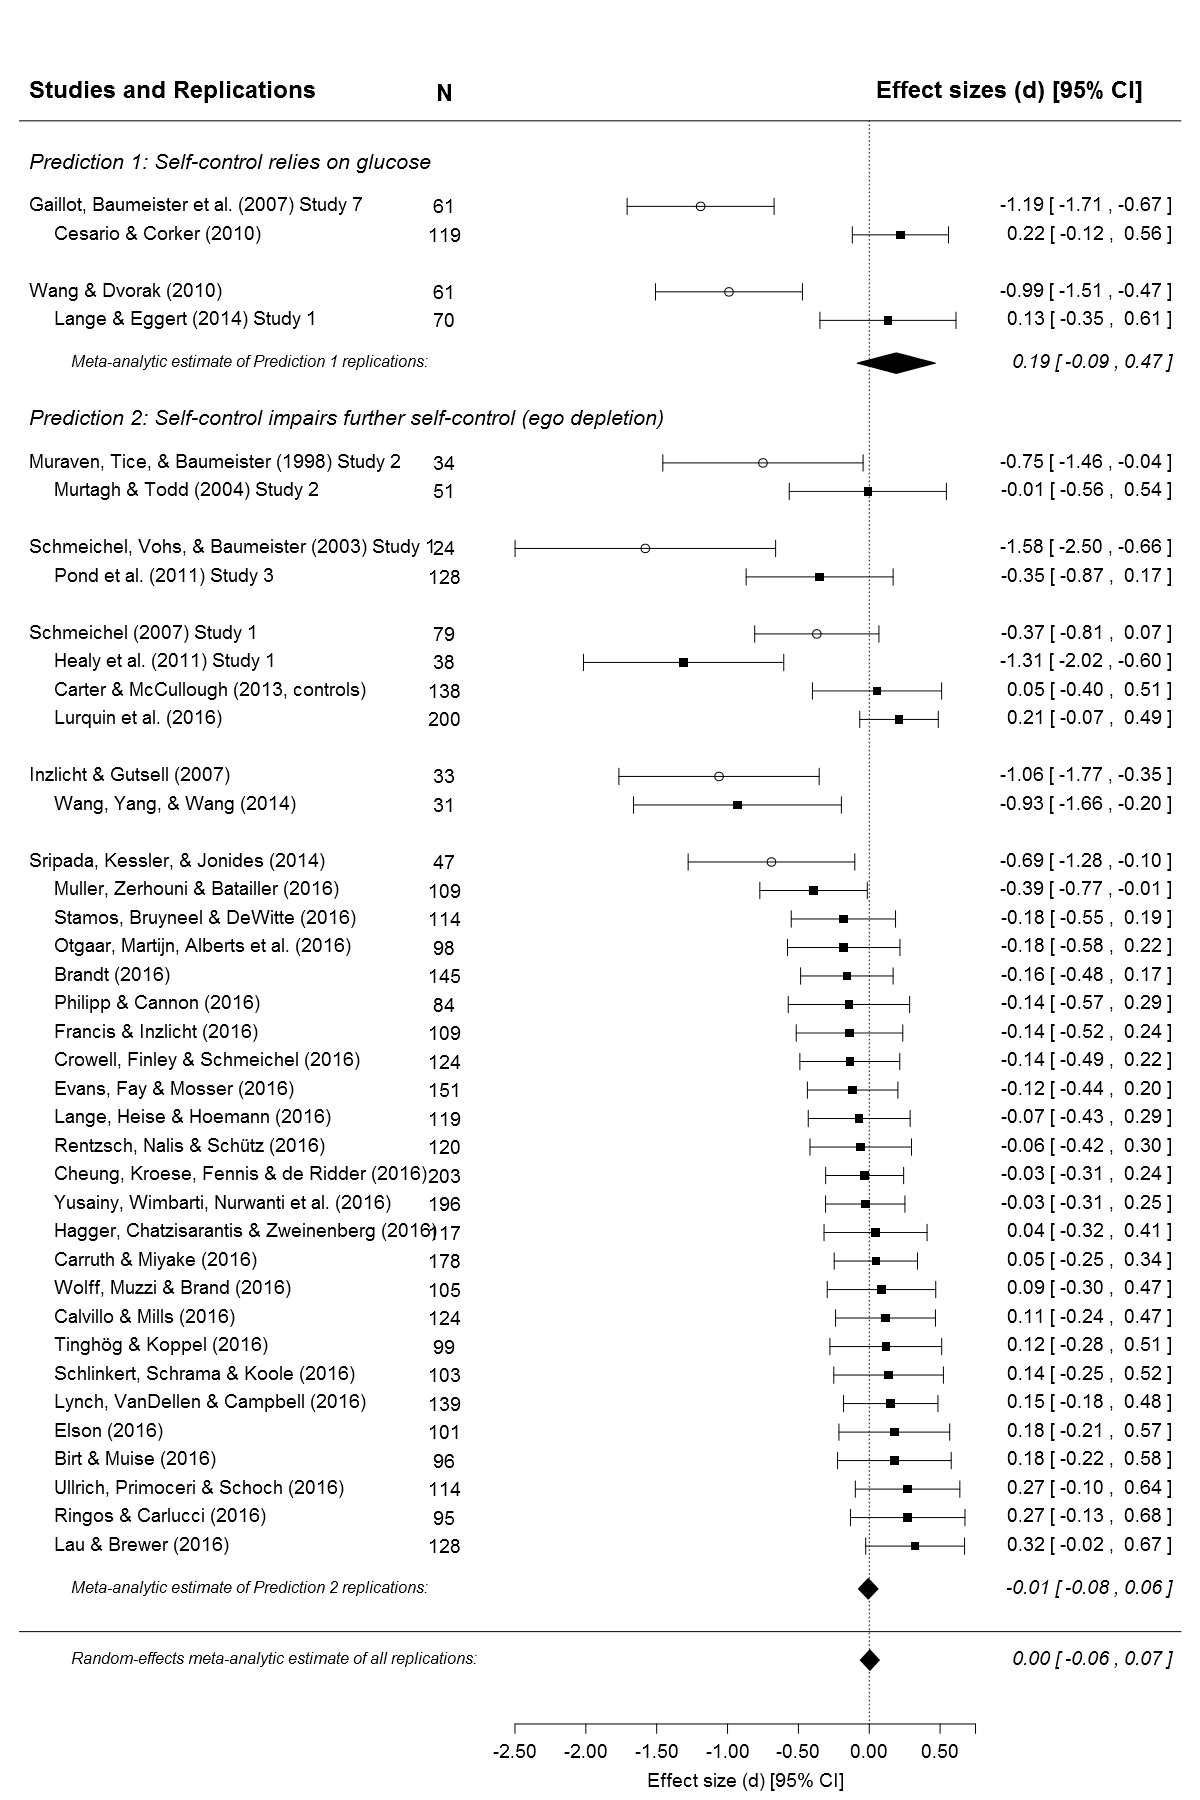

R code for this plot:
library(metafor)
library(plotrix) #for ablineclip function
library(compute.es)

#effect size calculations
gaillotetal2007study7 <- fes(5.04,31,30)
d.gaillotetal2007study7 = gaillotetal2007study7$d
v.gaillotetal2007study7 = gaillotetal2007study7$var.d
cesario.corker2010 <- fes(.122,60,59)
d.cesario.corker2010 = cesario.corker2010$d
v.cesario.corker2010 = cesario.corker2010$var.d
wang.dvorak2010 <- fes(15.61, 31,30)
d.wang.dvorak2010 = wang.dvorak2010$d
v.wang.dvorak2010 = wang.dvorak2010$var.d
lange.eggert2014study1 <- fes(1.12, 35,35)
d.lange.eggert2014study1 = lange.eggert2014study1$d
v.lange.eggert2014study1 = lange.eggert2014study1$var.d  #update ES calc for these 4 studies

schmeicheletal2003study1 <- tes(3.87, 12, 12) #total # correct
d.schmeicheletal2003study1 = schmeicheletal2003study1$d
v.schmeicheletal2003study1 = schmeicheletal2003study1$var.d
d.pondetal2011study3 = .35 #from g=.35 from Carter et al.'s (2015) meta-analysis Table 1
v.pondetal2011study3 = .07 #from v=.07 from Carter et al.'s (2015) meta-analysis Table 1
schmeichel2007study1 <- mes(32.88, 34.68, 4.15, 5.5, 41, 38) #total target words (OSPAN only)
d.schmeichel2007study1 = schmeichel2007study1$d
v.schmeichel2007study1 = schmeichel2007study1$var.d
healyetal2011study1 <- mes(54.3, 69.8, 12.2, 11.4, 19,19) #% of target words
d.healyetal2011study1 = healyetal2011study1$d
v.healyetal2011study1 = healyetal2011study1$var.d
carter.mccullough.sucralose <- mes(39.8, 40.4, 6.8, 5.2, 45, 47)
carter.mccullough.unsweetened <- mes(41.54, 39.38, 6.6, 5.9, 26, 24)
#weighted average for d and v of sucralose and unsweetened control conditions
d.carter.mccullough2013 = (carter.mccullough.sucralose$d * carter.mccullough.sucralose$N.total + carter.mccullough.unsweetened$d * carter.mccullough.unsweetened$N.total)/ (carter.mccullough.sucralose$N.total + carter.mccullough.unsweetened$N.total)
v.carter.mccullough2013 = (carter.mccullough.sucralose$var.d * carter.mccullough.sucralose$N.total + carter.mccullough.unsweetened$var.d * carter.mccullough.unsweetened$N.total)/ (carter.mccullough.sucralose$N.total + carter.mccullough.unsweetened$N.total)
lurquinetal2016 <- tes(1.46, 100,100)
d.lurquinetal2016 = lurquinetal2016$d
v.lurquinetal2016 = lurquinetal2016$var.d
muravenetal1998study2 <- mes(563, 758, 240, 280, 17, 17)
d.muravenetal1998study2 = muravenetal1998study2$d
v.muravenetal1998study2 = muravenetal1998study2$var.d
murtagh.todd2004study2 <- mes(628.88, 633.68, 354.42, 302.82, 26,25)
d.murtagh.todd2004study2 = murtagh.todd2004study2$d
v.murtagh.todd2004study2 = murtagh.todd2004study2$var.d
sripadaetal2014 <- tes(2.38, 24,23)
d.sripadaetal2014 = sripadaetal2014$d
v.sripadaetal2014 = sripadaetal2014$var.d
#RRR4 ego depletion: 24 replication effect sizes (& var) as calculated from their own RRR-metaanalysisRTV_incl.R file

### to save as png file
png(filename="ego-depletion.png", res=95, width=1200, height=1200, type="cairo")

dat <- read.csv(file = "ego-depletion(sorted).csv", header = TRUE)

### decrease margins so the full space is used
op <- par(cex=1, font=1)
par(mar=c(4,4,1,2))

### set up forest plot (rows argument used to specify exactly in which rows outcomes will be plotted)
forest(dat$d, dat$var, xlim=c(-6, 2), at=c(-2.5, -2, -1.5, -1.0, -.5, 0, .5, .75),
       cex=1, ylim=c(-1, 51), rows=c(46:45,43:42,37:36,34:33,31:29,27:3),
       ilab=dat$N, ilab.xpos=-3, slab=dat$study
       ,xlab="Effect size (d) [95% CI]", psize=1, pch=dat$study.symbol)
op <- par(cex=1.25, font=2)
text(-6, 50, "Studies and Replications",    pos=4)
text( 2, 50, "Effect sizes (d) [95% CI]",  pos=2)
text(-3, 50, c("N"))
op <- par(cex=1.15, font=3)
text(-6, 47.5, "Prediction 1: Self-control relies on glucose",    pos=4)
text(-6, 38.5, "Prediction 2: Self-control impairs further self-control (ego depletion)",    pos=4)

### set par back to the original settings
par(op)
par(op, cex=1,font=3)

### fit random-effects model 
res <- rma(yi=dat$d, vi=dat$var, data=dat, measure="SMD", subset=(dat$study.type=="replication"),
           slab=dat$study)
### add summary estimate to the bottom
addpoly(res, row=-1, cex=1, mlab=NA)
text(-5.7,-1,"Random-effects meta-analytic estimate of all replications:",pos=4)
### horizontal separation line
abline(h=0)

### fit random-effects model in subgroups
res.rep.pred1 <- rma(yi=dat$d, vi=dat$var, data=dat, measure="SMD", subset=(dat$study.info=="replication1"|dat$study.info=="replication2"))
res.rep.pred2 <- rma(yi=dat$d, vi=dat$var, data=dat, measure="SMD", subset=(dat$study.info=="replication3"|dat$study.info=="replication4"|dat$study.info=="replication5"|dat$study.info=="replication6"))

### add summary polygons for the three subgroups
addpoly(res.rep.pred1, row=40.5, cex=1, efac=.8, mlab=NA)
addpoly(res.rep.pred2, row=1.5, cex=1, mlab=NA)
text(-5.7, 40.5, "Meta-analytic estimate of Prediction 1 replications:",pos=4)
text(-5.7, 1.5, "Meta-analytic estimate of Prediction 2 replications:",pos=4)

#ablineclip(v=.25, y1=-2,y2=21, col="blue", lty="dashed", lwd=.25) #Simonsohn's small telescope line
#op <- par(cex=.75, font=1)
#text(.25, .75, "Z&L's r_33% small telescope", col="blue", pos=4)

dev.off()


